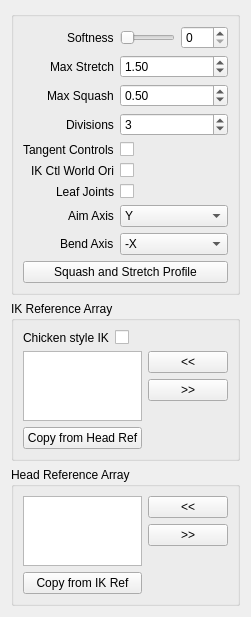
<?xml version="1.0" encoding="UTF-8"?>
<ui version="4.0">
 <class>Form</class>
 <widget class="QWidget" name="Form">
  <property name="geometry">
   <rect>
    <x>0</x>
    <y>0</y>
    <width>238</width>
    <height>565</height>
   </rect>
  </property>
  <property name="windowTitle">
   <string>Form</string>
  </property>
  <layout class="QGridLayout" name="gridLayout">
   <item row="0" column="0">
    <widget class="QGroupBox" name="groupBox">
     <property name="title">
      <string/>
     </property>
     <layout class="QGridLayout" name="gridLayout_2">
      <item row="0" column="0">
       <layout class="QVBoxLayout" name="verticalLayout">
        <item>
         <layout class="QFormLayout" name="formLayout">
          <property name="labelAlignment">
           <set>Qt::AlignRight|Qt::AlignTrailing|Qt::AlignVCenter</set>
          </property>
          <item row="0" column="0">
           <widget class="QLabel" name="softness_label">
            <property name="text">
             <string>Softness</string>
            </property>
           </widget>
          </item>
          <item row="0" column="1">
           <layout class="QHBoxLayout" name="horizontalLayout_3">
            <item>
             <widget class="QSlider" name="softness_slider">
              <property name="minimumSize">
               <size>
                <width>0</width>
                <height>15</height>
               </size>
              </property>
              <property name="maximum">
               <number>100</number>
              </property>
              <property name="orientation">
               <enum>Qt::Horizontal</enum>
              </property>
             </widget>
            </item>
            <item>
             <widget class="QSpinBox" name="softness_spinBox">
              <property name="maximum">
               <number>100</number>
              </property>
             </widget>
            </item>
           </layout>
          </item>
          <item row="1" column="0">
           <widget class="QLabel" name="maxStretch_label">
            <property name="sizePolicy">
             <sizepolicy hsizetype="MinimumExpanding" vsizetype="MinimumExpanding">
              <horstretch>0</horstretch>
              <verstretch>0</verstretch>
             </sizepolicy>
            </property>
            <property name="text">
             <string>Max Stretch</string>
            </property>
           </widget>
          </item>
          <item row="1" column="1">
           <widget class="QDoubleSpinBox" name="maxStretch_spinBox">
            <property name="sizePolicy">
             <sizepolicy hsizetype="MinimumExpanding" vsizetype="Fixed">
              <horstretch>0</horstretch>
              <verstretch>0</verstretch>
             </sizepolicy>
            </property>
            <property name="minimum">
             <double>1.000000000000000</double>
            </property>
            <property name="singleStep">
             <double>0.100000000000000</double>
            </property>
            <property name="value">
             <double>1.500000000000000</double>
            </property>
           </widget>
          </item>
          <item row="2" column="0">
           <widget class="QLabel" name="maxSquash_label">
            <property name="sizePolicy">
             <sizepolicy hsizetype="MinimumExpanding" vsizetype="MinimumExpanding">
              <horstretch>0</horstretch>
              <verstretch>0</verstretch>
             </sizepolicy>
            </property>
            <property name="text">
             <string>Max Squash</string>
            </property>
           </widget>
          </item>
          <item row="2" column="1">
           <widget class="QDoubleSpinBox" name="maxSquash_spinBox">
            <property name="sizePolicy">
             <sizepolicy hsizetype="MinimumExpanding" vsizetype="Fixed">
              <horstretch>0</horstretch>
              <verstretch>0</verstretch>
             </sizepolicy>
            </property>
            <property name="minimum">
             <double>0.100000000000000</double>
            </property>
            <property name="maximum">
             <double>1.000000000000000</double>
            </property>
            <property name="singleStep">
             <double>0.100000000000000</double>
            </property>
            <property name="value">
             <double>0.500000000000000</double>
            </property>
           </widget>
          </item>
          <item row="3" column="0">
           <widget class="QLabel" name="divisions_label">
            <property name="text">
             <string>Divisions</string>
            </property>
           </widget>
          </item>
          <item row="3" column="1">
           <widget class="QSpinBox" name="division_spinBox">
            <property name="minimum">
             <number>1</number>
            </property>
            <property name="value">
             <number>3</number>
            </property>
           </widget>
          </item>
          <item row="4" column="0">
           <widget class="QLabel" name="tangentControls_label">
            <property name="text">
             <string>Tangent Controls</string>
            </property>
           </widget>
          </item>
          <item row="4" column="1">
           <widget class="QCheckBox" name="tangentControls_checkBox">
            <property name="text">
             <string/>
            </property>
           </widget>
          </item>
          <item row="5" column="0">
           <widget class="QLabel" name="IKWorldOri_label">
            <property name="text">
             <string>IK Ctl World Ori</string>
            </property>
           </widget>
          </item>
          <item row="5" column="1">
           <widget class="QCheckBox" name="IKWorldOri_checkBox">
            <property name="toolTip">
             <string>If checked, the IK control will be aligned to the world space</string>
            </property>
            <property name="text">
             <string/>
            </property>
           </widget>
          </item>
          <item row="6" column="0">
           <widget class="QLabel" name="leafJoints_label">
            <property name="text">
             <string>Leaf Joints</string>
            </property>
           </widget>
          </item>
          <item row="6" column="1">
           <widget class="QCheckBox" name="leafJoints_checkBox">
            <property name="toolTip">
             <string>If checked, the IK control will be aligned to the world space</string>
            </property>
            <property name="text">
             <string/>
            </property>
           </widget>
          </item>
          <item row="7" column="0">
           <widget class="QLabel" name="aimAxis_label">
            <property name="text">
             <string>Aim Axis</string>
            </property>
           </widget>
          </item>
          <item row="7" column="1">
           <widget class="QComboBox" name="aimAxis_comboBox">
            <property name="currentIndex">
             <number>1</number>
            </property>
            <item>
             <property name="text">
              <string>X</string>
             </property>
            </item>
            <item>
             <property name="text">
              <string>Y</string>
             </property>
            </item>
            <item>
             <property name="text">
              <string>Z</string>
             </property>
            </item>
            <item>
             <property name="text">
              <string>-X</string>
             </property>
            </item>
            <item>
             <property name="text">
              <string>-Y</string>
             </property>
            </item>
            <item>
             <property name="text">
              <string>-Z</string>
             </property>
            </item>
           </widget>
          </item>
          <item row="8" column="0">
           <widget class="QLabel" name="bendAxis_label">
            <property name="text">
             <string>Bend Axis</string>
            </property>
           </widget>
          </item>
          <item row="8" column="1">
           <widget class="QComboBox" name="bendAxis_comboBox">
            <property name="currentIndex">
             <number>3</number>
            </property>
            <item>
             <property name="text">
              <string>X</string>
             </property>
            </item>
            <item>
             <property name="text">
              <string>Y</string>
             </property>
            </item>
            <item>
             <property name="text">
              <string>Z</string>
             </property>
            </item>
            <item>
             <property name="text">
              <string>-X</string>
             </property>
            </item>
            <item>
             <property name="text">
              <string>-Y</string>
             </property>
            </item>
            <item>
             <property name="text">
              <string>-Z</string>
             </property>
            </item>
           </widget>
          </item>
         </layout>
        </item>
        <item>
         <widget class="QPushButton" name="squashStretchProfile_pushButton">
          <property name="text">
           <string>Squash and Stretch Profile</string>
          </property>
         </widget>
        </item>
       </layout>
      </item>
     </layout>
    </widget>
   </item>
   <item row="1" column="0">
    <widget class="QGroupBox" name="ikRefArray_groupBox">
     <property name="title">
      <string>IK Reference Array</string>
     </property>
     <layout class="QGridLayout" name="gridLayout_3">
      <item row="0" column="0">
       <layout class="QFormLayout" name="formLayout_2">
        <item row="0" column="0">
         <widget class="QLabel" name="chickenStyle_label">
          <property name="text">
           <string>Chicken style IK</string>
          </property>
         </widget>
        </item>
        <item row="0" column="1">
         <widget class="QCheckBox" name="chickenStyleIK_checkBox">
          <property name="toolTip">
           <string>&lt;html&gt;&lt;head/&gt;&lt;body&gt;&lt;p&gt;If this option is &lt;span style=&quot; font-weight:600;&quot;&gt;checked&lt;/span&gt;. The IK reference will connect rotation and translation. This is very useful for &lt;span style=&quot; font-weight:600;&quot;&gt;chicken&lt;/span&gt;/birds style neck pinning.&lt;/p&gt;&lt;p&gt;&lt;span style=&quot; font-weight:600;&quot;&gt;Unchecked&lt;/span&gt; will only connect the rotation. This is much more useful&lt;span style=&quot; font-weight:600;&quot;&gt; for human neck &lt;/span&gt;style and other regular necks.&lt;/p&gt;&lt;/body&gt;&lt;/html&gt;</string>
          </property>
          <property name="text">
           <string/>
          </property>
         </widget>
        </item>
       </layout>
      </item>
      <item row="1" column="0">
       <layout class="QHBoxLayout" name="ikRefArray_horizontalLayout">
        <item>
         <layout class="QVBoxLayout" name="ikRefArray_verticalLayout_1">
          <item>
           <widget class="QListWidget" name="ikRefArray_listWidget">
            <property name="dragDropOverwriteMode">
             <bool>true</bool>
            </property>
            <property name="dragDropMode">
             <enum>QAbstractItemView::InternalMove</enum>
            </property>
            <property name="defaultDropAction">
             <enum>Qt::MoveAction</enum>
            </property>
            <property name="alternatingRowColors">
             <bool>true</bool>
            </property>
            <property name="selectionMode">
             <enum>QAbstractItemView::ExtendedSelection</enum>
            </property>
            <property name="selectionRectVisible">
             <bool>false</bool>
            </property>
           </widget>
          </item>
          <item>
           <widget class="QPushButton" name="ikRefArray_copyRef_pushButton">
            <property name="text">
             <string>Copy from Head Ref</string>
            </property>
           </widget>
          </item>
         </layout>
        </item>
        <item>
         <layout class="QVBoxLayout" name="ikRefArray_verticalLayout_2">
          <item>
           <widget class="QPushButton" name="ikRefArrayAdd_pushButton">
            <property name="text">
             <string>&lt;&lt;</string>
            </property>
           </widget>
          </item>
          <item>
           <widget class="QPushButton" name="ikRefArrayRemove_pushButton">
            <property name="text">
             <string>&gt;&gt;</string>
            </property>
           </widget>
          </item>
          <item>
           <spacer name="ikRefArray_verticalSpacer">
            <property name="orientation">
             <enum>Qt::Vertical</enum>
            </property>
            <property name="sizeHint" stdset="0">
             <size>
              <width>20</width>
              <height>40</height>
             </size>
            </property>
           </spacer>
          </item>
         </layout>
        </item>
       </layout>
      </item>
     </layout>
    </widget>
   </item>
   <item row="2" column="0">
    <widget class="QGroupBox" name="upvRefArray_groupBox">
     <property name="title">
      <string>Head Reference Array</string>
     </property>
     <layout class="QGridLayout" name="gridLayout_4">
      <item row="0" column="0">
       <layout class="QHBoxLayout" name="upvRefArray_horizontalLayout">
        <item>
         <layout class="QVBoxLayout" name="upvRefArray_verticalLayout_1">
          <item>
           <widget class="QListWidget" name="headRefArray_listWidget">
            <property name="dragDropOverwriteMode">
             <bool>true</bool>
            </property>
            <property name="dragDropMode">
             <enum>QAbstractItemView::InternalMove</enum>
            </property>
            <property name="defaultDropAction">
             <enum>Qt::MoveAction</enum>
            </property>
            <property name="alternatingRowColors">
             <bool>true</bool>
            </property>
            <property name="selectionMode">
             <enum>QAbstractItemView::ExtendedSelection</enum>
            </property>
            <property name="selectionRectVisible">
             <bool>false</bool>
            </property>
           </widget>
          </item>
          <item>
           <widget class="QPushButton" name="headRefArray_copyRef_pushButton">
            <property name="text">
             <string>Copy from IK Ref</string>
            </property>
           </widget>
          </item>
         </layout>
        </item>
        <item>
         <layout class="QVBoxLayout" name="upvRefArray_verticalLayout_2">
          <item>
           <widget class="QPushButton" name="headRefArrayAdd_pushButton">
            <property name="text">
             <string>&lt;&lt;</string>
            </property>
           </widget>
          </item>
          <item>
           <widget class="QPushButton" name="headRefArrayRemove_pushButton">
            <property name="text">
             <string>&gt;&gt;</string>
            </property>
           </widget>
          </item>
          <item>
           <spacer name="upvRefArray_verticalSpacer">
            <property name="orientation">
             <enum>Qt::Vertical</enum>
            </property>
            <property name="sizeHint" stdset="0">
             <size>
              <width>20</width>
              <height>40</height>
             </size>
            </property>
           </spacer>
          </item>
         </layout>
        </item>
       </layout>
      </item>
     </layout>
    </widget>
   </item>
  </layout>
 </widget>
 <resources/>
 <connections>
  <connection>
   <sender>softness_slider</sender>
   <signal>sliderMoved(int)</signal>
   <receiver>softness_spinBox</receiver>
   <slot>setValue(int)</slot>
   <hints>
    <hint type="sourcelabel">
     <x>144</x>
     <y>47</y>
    </hint>
    <hint type="destinationlabel">
     <x>220</x>
     <y>45</y>
    </hint>
   </hints>
  </connection>
  <connection>
   <sender>softness_spinBox</sender>
   <signal>valueChanged(int)</signal>
   <receiver>softness_slider</receiver>
   <slot>setValue(int)</slot>
   <hints>
    <hint type="sourcelabel">
     <x>222</x>
     <y>37</y>
    </hint>
    <hint type="destinationlabel">
     <x>182</x>
     <y>37</y>
    </hint>
   </hints>
  </connection>
 </connections>
</ui>
